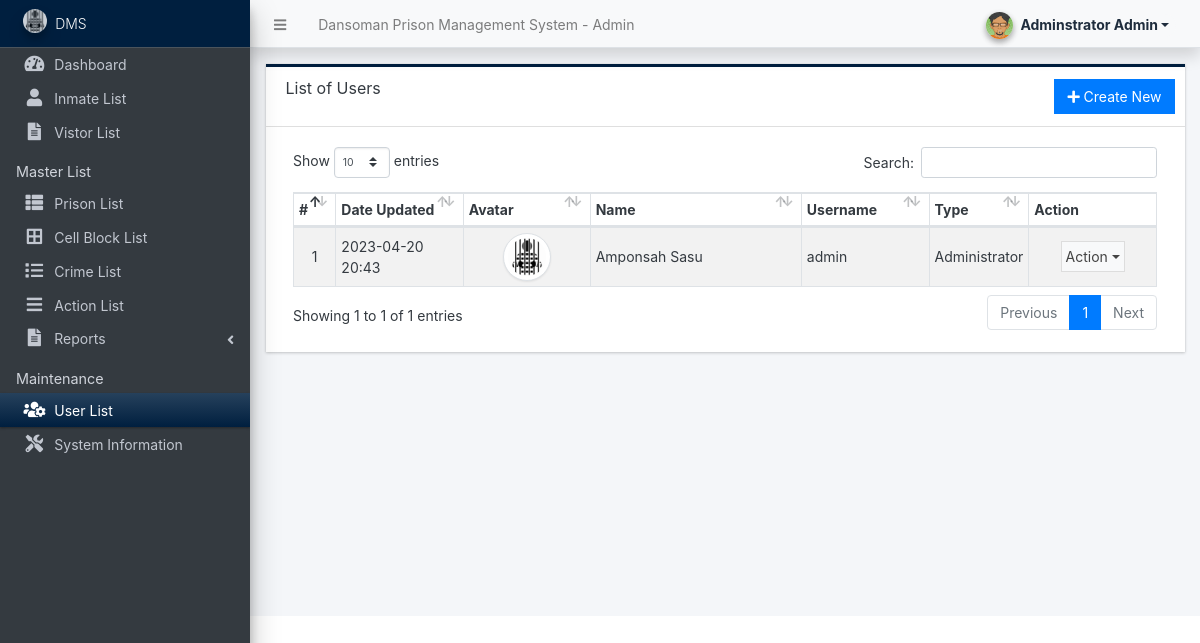
Page /admin/?page=user/list (signed in) on the committed database.
### tables this page shows
CREATE TABLE `users` (
  `id` int(50) NOT NULL,
  `firstname` varchar(250) NOT NULL,
  `middlename` text DEFAULT NULL,
  `lastname` varchar(250) NOT NULL,
  `username` text NOT NULL,
  `password` text NOT NULL,
  `avatar` text DEFAULT NULL,
  `last_login` datetime DEFAULT NULL,
  `type` tinyint(1) NOT NULL DEFAULT 0,
  `date_added` datetime NOT NULL DEFAULT current_timestamp(),
  `date_updated` datetime DEFAULT current_timestamp() ON UPDATE current_timestamp()
);

### classes/DBConnection.php (called while the page is built, shortened)
<?php
class DBConnection{
    private $host = DB_SERVER;
    private $username = DB_USERNAME;
    private $password = DB_PASSWORD;
    private $database = DB_NAME;
    public $conn;
    public function __construct(){
        if (!isset($this->conn)) {
            $this->conn = new mysqli($this->host, $this->username, $this->password, $this->database);
        }
    }
}
?>

### classes/SystemSettings.php (called while the page is built, shortened)
<?php
class SystemSettings extends DBConnection{
	function userdata($field = ''){
		if(!empty($field)){
			if(isset($_SESSION['userdata'][$field]))
				return $_SESSION['userdata'][$field];
			else
				return null;
		}else{
			return false;
		}
	}
	function info($field=''){
		if(!empty($field)){
			if(isset($_SESSION['system_info'][$field]))
				return $_SESSION['system_info'][$field];
			else
				return false;
		}else{
			return false;
		}
	}
}
$_settings = new SystemSettings();
?>

### config.php (called while the page is built, shortened)
<?php
require_once('classes/DBConnection.php');
require_once('classes/SystemSettings.php');
function validate_image($file){
    global $_settings;
	if(!empty($file)){
        $ex = explode("?",$file);
        $file = $ex[0];
        $ts = isset($ex[1]) ? "?".$ex[1] : '';
		if(is_file(base_app.$file)){
			return base_url.$file.$ts;
		}else{
			return base_url.($_settings->info('logo'));
		}
	}else{
		return base_url.($_settings->info('logo'));
	}
}
?>

### admin/user/list.php (the view, shortened to what this page needs)
<div class="card card-outline rounded-0 card-navy">
	<div class="card-header">
		<h3 class="card-title">List of Users</h3>
		<div class="card-tools">
			<a href="./?page=user/manage_user" id="create_new" class="btn btn-flat btn-primary"><span class="fas fa-plus"></span>  Create New</a>
		</div>
	</div>
	<div class="card-body">
        <div class="container-fluid">
			<table class="table table-hover table-striped table-bordered" id="list">
				<colgroup>
					<col width="5%">
					<col width="15%">
					<col width="15%">
					<col width="25%">
					<col width="15%">
					<col width="10%">
					<col width="15%">
				</colgroup>
				<thead>
					<tr>
						<th>#</th>
						<th>Date Updated</th>
						<th>Avatar</th>
						<th>Name</th>
						<th>Username</th>
						<th>Type</th>
						<th>Action</th>
					</tr>
				</thead>
				<tbody>
					<?php
					$i = 1;
						$qry = $conn->query("SELECT *, concat(firstname,' ', coalesce(concat(middlename,' '), '') , lastname) as `name` from `users` where id != '{$_settings->userdata('id')}' order by concat(firstname,' ', lastname) asc ");
						while($row = $qry->fetch_assoc()):
					?>
						<tr>
							<td class="text-center"><?php echo $i++; ?></td>
							<td><?php echo date("Y-m-d H:i",strtotime($row['date_updated'])) ?></td>
							<td class="text-center">
                                <img src="<?= validate_image($row['avatar']) ?>" alt="" class="img-thumbnail rounded-circle user-avatar">
                            </td>
							<td><?php echo $row['name'] ?></td>
							<td><?php echo $row['username'] ?></td>
							<td class="text-center">
                                <?php if($row['type'] == 1): ?>
                                    Administrator
                                <?php elseif($row['type'] == 2): ?>
                                    Staff
                                <?php else: ?>
									N/A
                                <?php endif; ?>
                            </td>
							<td align="center">
								 <button type="button" class="btn btn-flat p-1 btn-default btn-sm dropdown-toggle dropdown-icon" data-toggle="dropdown">
				                  		Action
				                  </button>
							</td>
						</tr>
					<?php endwhile; ?>
				</tbody>
			</table>
		</div>
	</div>
</div>

### admin/user/list.php (style rules this page uses)
.user-avatar { width:3rem; height:3rem; object-fit:scale-down; object-position:center center; }

### rows in the picture
users: date_updated "2023-04-20 20:43", name "Amponsah Sasu", username "admin", type "Administrator"

### other values in the picture
$_settings->info('name') "Dansoman Prison Management System"
$_settings->userdata('firstname').' '.$_settings->userdata('lastname') "Adminstrator Admin"
$_settings->info('short_name') "DMS"
